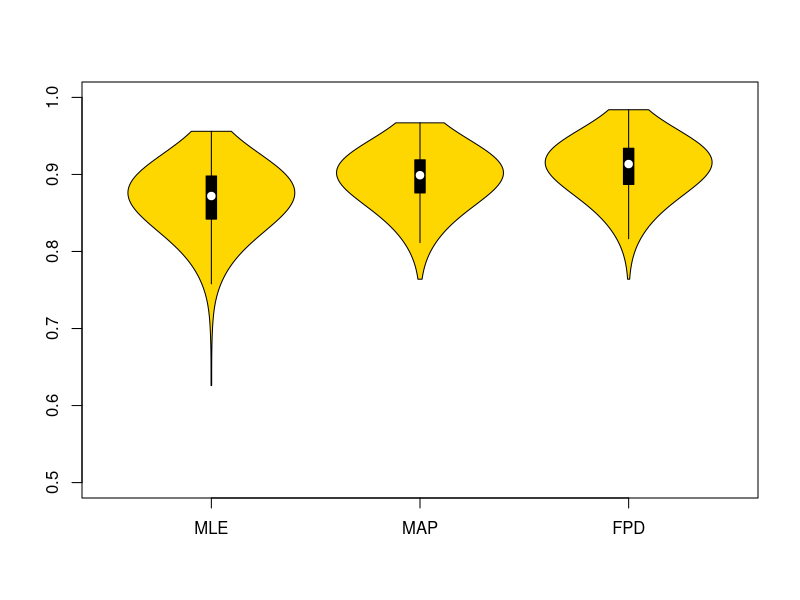
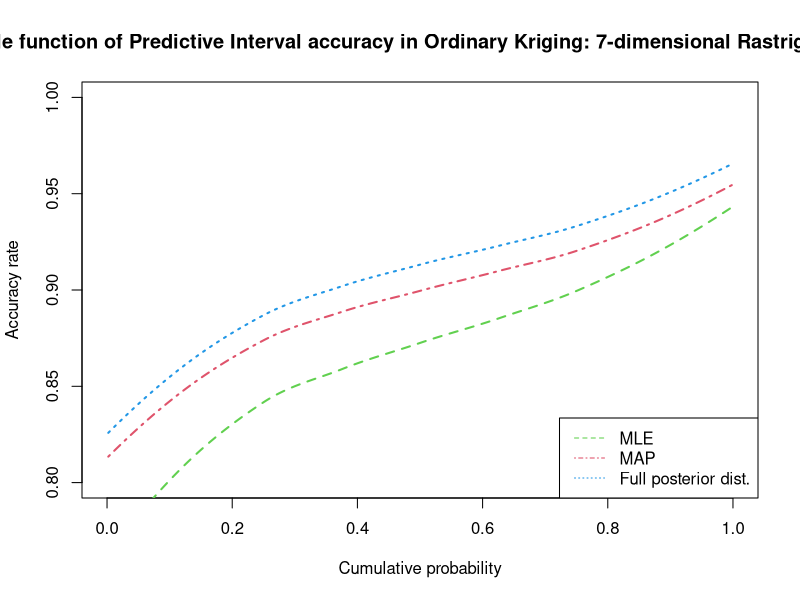

Here is the R script that generated these plots, in order:
NOM_MLE <- "MLE"
NOM_MAP <- "MAP"
NOM_BAYESIEN <- "Full posterior dist."
NOM_BARYESIEN_APPROX <- NULL
TITRE_GRAPHE <- paste("Quantile function of Predictive Interval accuracy in Ordinary Kriging: 7-dimensional Rastrigin function")
LEGENDE_ABSCISSES <- "Cumulative probability"
LEGENDE_ORDONNEES <- "Accuracy rate"

Frequences_appartient_intervalle_pari <- read.table("matrice_frequences_appartient_intervalle_pari.txt", as.is = TRUE)
    

Frequences_appartient_intervalle_pari_MLE <- sort(Frequences_appartient_intervalle_pari[,1],decreasing=FALSE)
Frequences_appartient_intervalle_pari_MAP <- sort(Frequences_appartient_intervalle_pari[,2],decreasing=FALSE)
Frequences_appartient_intervalle_pari_BAYES <- sort(Frequences_appartient_intervalle_pari[,3],decreasing=FALSE)

print(c(mean(Frequences_appartient_intervalle_pari_MLE),mean(Frequences_appartient_intervalle_pari_MAP), mean(Frequences_appartient_intervalle_pari_BAYES)))

##Creation du plot : fonction de répartition du taux d'appartenance (pour une réalisation donnée du processus) à l'intervalle de pari pour chaque méthode

library(vioplot)
vioplot(Frequences_appartient_intervalle_pari_MLE, Frequences_appartient_intervalle_pari_MAP,Frequences_appartient_intervalle_pari_BAYES,  names=c("MLE", "MAP", "FPD"),col="gold", h=0.03, ylim=c(0.5,1))

dev.copy(pdf,"Violon_appartient_intervalle_pari.pdf")
dev.off()
 
plot(x=c(0,1),y=c(0.8,1), type="n", main=TITRE_GRAPHE, xlab=LEGENDE_ABSCISSES, ylab=LEGENDE_ORDONNEES)
abscisses <- 1/nrow(Frequences_appartient_intervalle_pari) * 1:nrow(Frequences_appartient_intervalle_pari)
#smooth <- loess( Frequences_appartient_intervalle_pari_VRAI ~ abscisses)
    lines(abscisses, predict(loess(Frequences_appartient_intervalle_pari_MLE ~ abscisses)) ,col=3, lwd=2, lty=2)
    lines(abscisses, predict(loess(Frequences_appartient_intervalle_pari_MAP ~ abscisses)) ,col=2, lwd=2, lty=4)
    lines(abscisses, predict(loess(Frequences_appartient_intervalle_pari_BAYES ~ abscisses)), col=4, lwd=2, lty=3)
    #lines(abscisses, Frequences_appartient_intervalle_pari_BAYES_APPROX, col=4, lty=3, lwd=1)
legende <- c(NOM_MLE,NOM_MAP,NOM_BAYESIEN)
lwd <- c(2,2,2)
lty <- c(2,4,3)
col <- c(3,2,4)
legend("bottomright", legende, lty=lty, col=col)
dev.copy(pdf,"Quantile_appartient_intervalle_pari.pdf")
dev.off()
